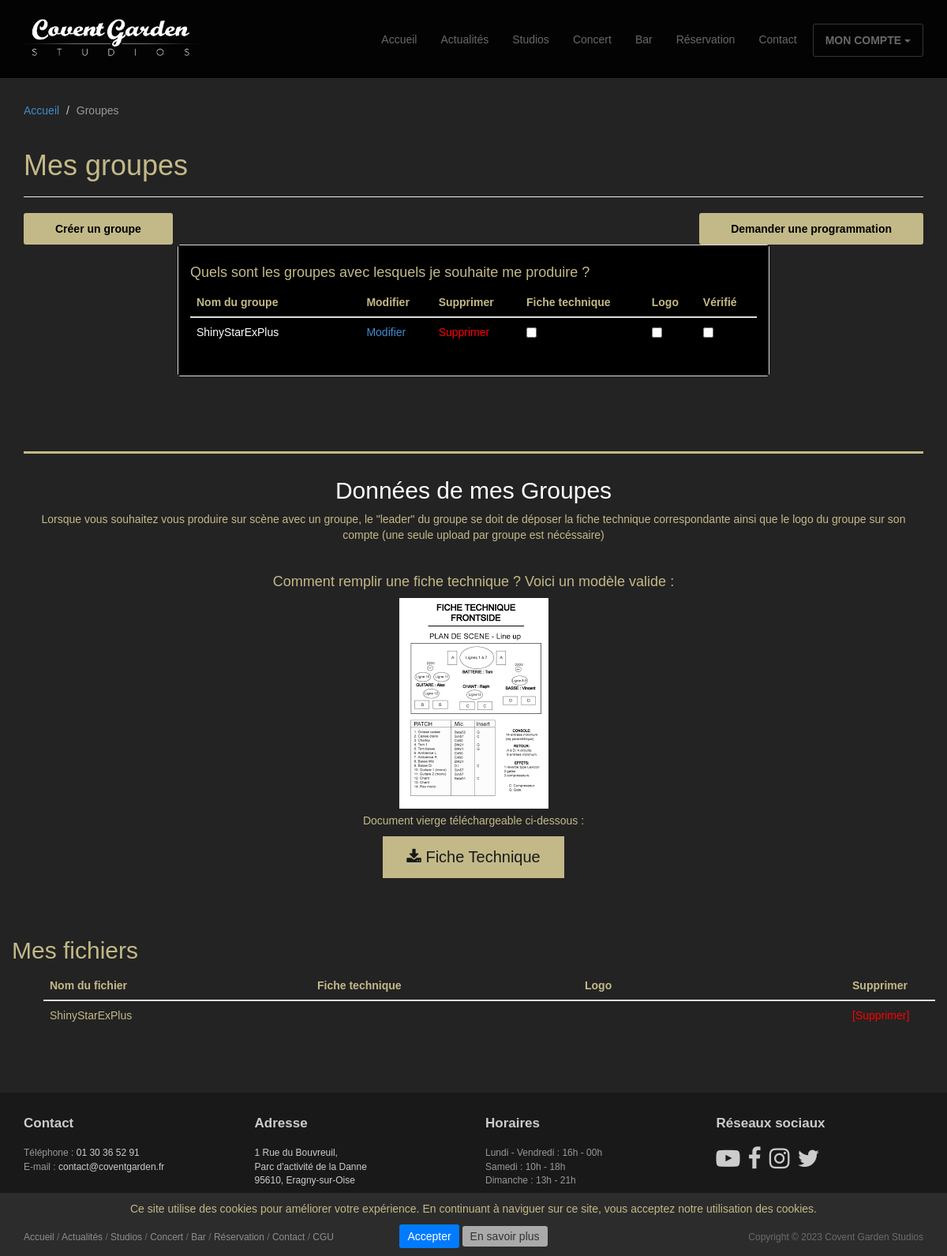
The app's page /compte/mes_groupes/ (signed in), older data.
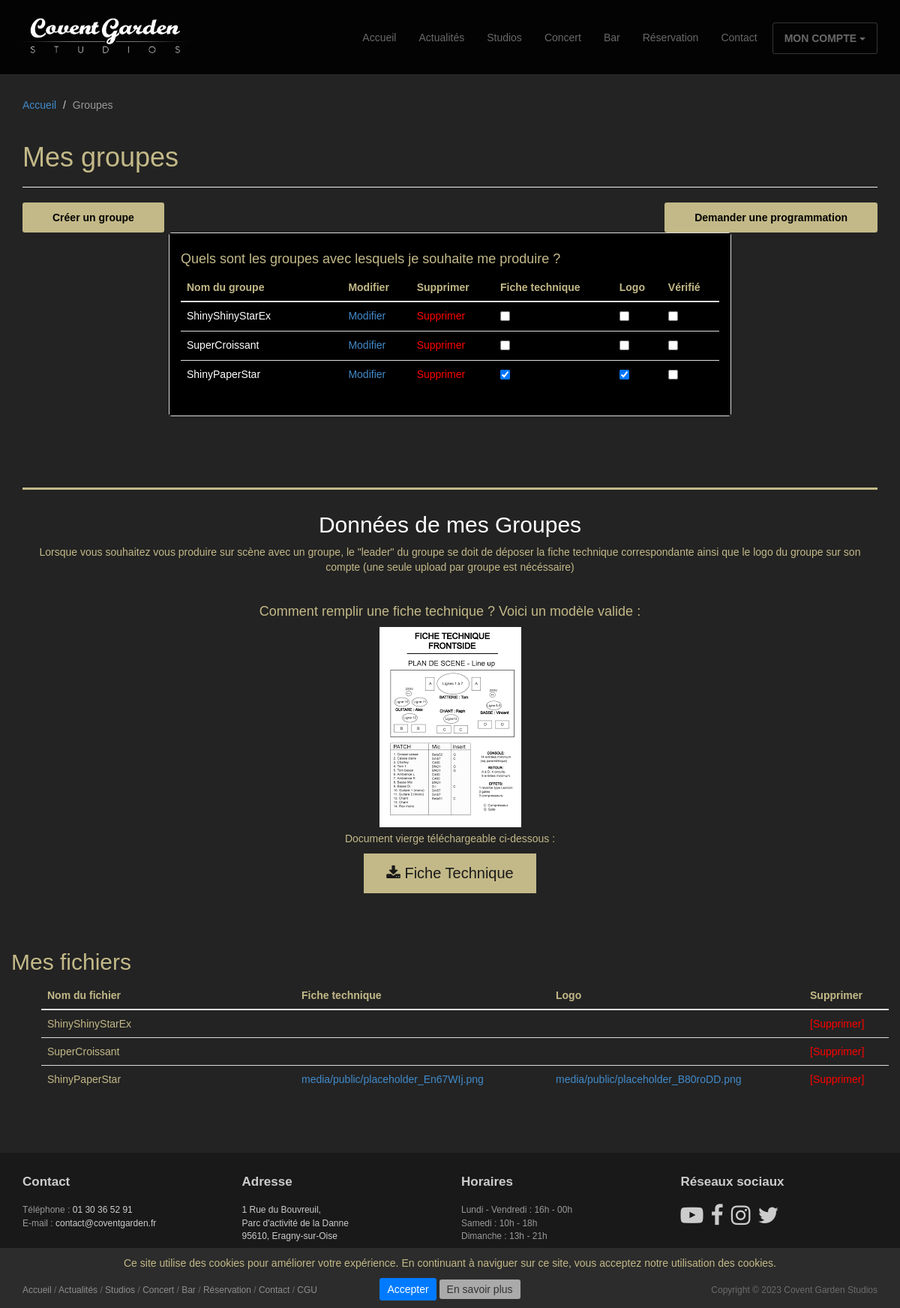
The same page, newer data.
### studios/models.py (models this page shows, shortened)
class CustomGroup(models.Model):
    user = models.ForeignKey(
        to=CustomUser,
        on_delete=models.CASCADE,
        related_name='my_groups'
    )
    name = MODEL_GROUP_NAME
    email = MODEL_GROUP_EMAIL
    phone = MODEL_GROUP_PHONE
    members = MODEL_MEMBERS
    genre = MODEL_GENRE
    facebook = MODEL_FACEBOOK
    instagram = MODEL_INSTAGRAM
    biography = MODEL_BIOGRAPHY
    technical_sheet = MODEL_TECHNICAL_SHEET
    logo = MODEL_LOGO
    validated = MODEL_VALIDATED

### studios/views.py (the view, shortened to what this page needs)
# urls.py: path('compte/mes_groupes/', views.GroupDetailView.as_view(), name='groups_detail'),
class GroupDetailView(LoginRequiredMixin, View):
    redirect_field_name = ''
    template_name = "groups/groups_detail.html"
    context = {
        "title": "Mes groupes",
        "breadcrumb": [
            {"view": "home", "name": "Accueil"},
            {"view": None, "name": "Groupes"}]
    }
    def get(self, request):
        self.context["my_groups"] = request.user.my_groups.all()
        return render(request, self.template_name, self.context)

### studios/templates/groups/groups_detail.html (shortened to what this page needs)
{% extends 'base/base.html' %}
{% load static %}
{% block header %}
<header id="head" class="secondary"></header>
{% endblock %}
{% block page_header %}
<header class="page-header">
	<h1 class="page-title">{{title}}</h1>
</header>
{% endblock %}
{% block content %}
<div class="row">
	<div class="col-lg-6 text-left">
		<form action="{% url 'groups_create' %}">
			<button class="btn btn-action" >Créer un groupe</button>
		</form>
	</div>
	<div class="col-lg-6 text-right">
		<form action="{% url 'pro_area' %}">
			<button class="btn btn-action">Demander une programmation</button>
		</form>
	</div>
</div>
<div class="row">
	<div class="col-md-8 col-md-offset-2 col-sm-10 col-sm-offset-1">
		<div class="panel panel-default">
			<div class="panel-body">
				<h4>Quels sont les groupes avec lesquels je souhaite me produire ?</h4>
				<table class="table">
					<thead>
						<tr>
							<th style="width: 30%;">Nom du groupe</th>
							<th>Modifier</th>
							<th>Supprimer</th>
							<th>Fiche technique</th>
							<th>Logo</th>
							<th>Vérifié</th>
						</tr>
					</thead>
					<tbody>
						{% for group in my_groups %}
						<tr>
							<td class="group-name">{{ group.name }}</td>
							<td><a href="{% url 'groups_update' group.id %}">Modifier</a></td>
							<td class="delete-link"><a href="{% url 'groups_delete' group.id %}">Supprimer</a></td>
							{% if group.technical_sheet %}
								<td><input type="checkbox" name="verified" onclick="return false;" checked></td>
							{% else %}
								<td><input type="checkbox" name="verified" onclick="return false;"></td>
							{% endif %}
							{% if group.logo %}
								<td><input type="checkbox" name="verified" onclick="return false;" checked></td>
							{% else %}
								<td><input type="checkbox" name="verified" onclick="return false;"></td>
							{% endif %}
							{% if group.validated %}
								<td><input type="checkbox" name="verified" onclick="return false;" checked></td>
							{% else %}
								<td><input type="checkbox" name="verified" onclick="return false;"></td>
							{% endif %}
						</tr>
						{% endfor %}
					</tbody>
				</table>
			</div>
		</div>
	</div>
</div>
<div class="stud">
	<div class="row">
		<div class="col-sm-12">
			<h2 class="ft">Données de mes Groupes</h2>
			<p>Lorsque vous souhaitez vous produire sur scène avec un groupe, le "leader" du groupe se doit de déposer la fiche technique correspondante ainsi que le logo du groupe sur son compte (une seule upload par groupe est nécéssaire)</p>
			<br>
			<div class="exemple-fiche-technique">
				<h4>Comment remplir une fiche technique ? Voici un modèle valide :</h4>
				<div class="image-container">
					<a href="#" id="image-link">
						<div class="image-overlay">
							<img src="{% static 'studios/images/Fiche-technique.png' %}" alt="Image fiche technique" onclick="showImage(this)">
						</div>
					</a>
				</div>
				<p>Document vierge téléchargeable ci-dessous : </p>
				<a href="{% static 'studios/images/Fiche-technique.png' %}" download>
					<button class="btnt"><i class="fa fa-download"></i> Fiche Technique</button>
				</a>
			</div>
		</div>
	</div>
</div>
<div class="row">
	<h2>Mes fichiers</h2>
	<ul class="mesfiches">
		<table class="table">
			<thead>
				<tr>
					<th style="width: 30%;">Nom du fichier</th>
					<th style="width: 30%;">Fiche technique</th>
					<th style="width: 30%;">Logo</th>
					<th style="width: 10%;">Supprimer</th>
				</tr>
			</thead>
			<tbody>
				{% for group in my_groups %}
				<tr>
					<td>{{ group.name }}</td>
					<td><a href="" target="_blank">{{ group.logo }}</a></td>
					<td><a href="" target="_blank">{{ group.technical_sheet }}</a></td>
					<td class="delete-link"><a href="">[Supprimer]</a></td>
				</tr>
				{% endfor %}
			</tbody>
		</table>
	</ul>
</div>
{% endblock %}
{% block style %}
<link rel="stylesheet" href="{% static 'studios/css/espace-pro.css' %}"/>
<link rel="stylesheet" href="{% static 'studios/css/news.css' %}"/>
<link rel="stylesheet" href="https://cdnjs.cloudflare.com/ajax/libs/font-awesome/4.7.0/css/font-awesome.min.css">
{% endblock %}

Row changes from the older to the newer data that the page shows:
removed CustomGroup: name "ShinyStarExPlus"
added CustomGroup: name "ShinyShinyStarEx"
added CustomGroup: name "SuperCroissant"
added CustomGroup: name "ShinyPaperStar", logo "media/public/placeholder_En67WIj.png", technical_sheet "media/public/placeholder_B80roDD.png"
